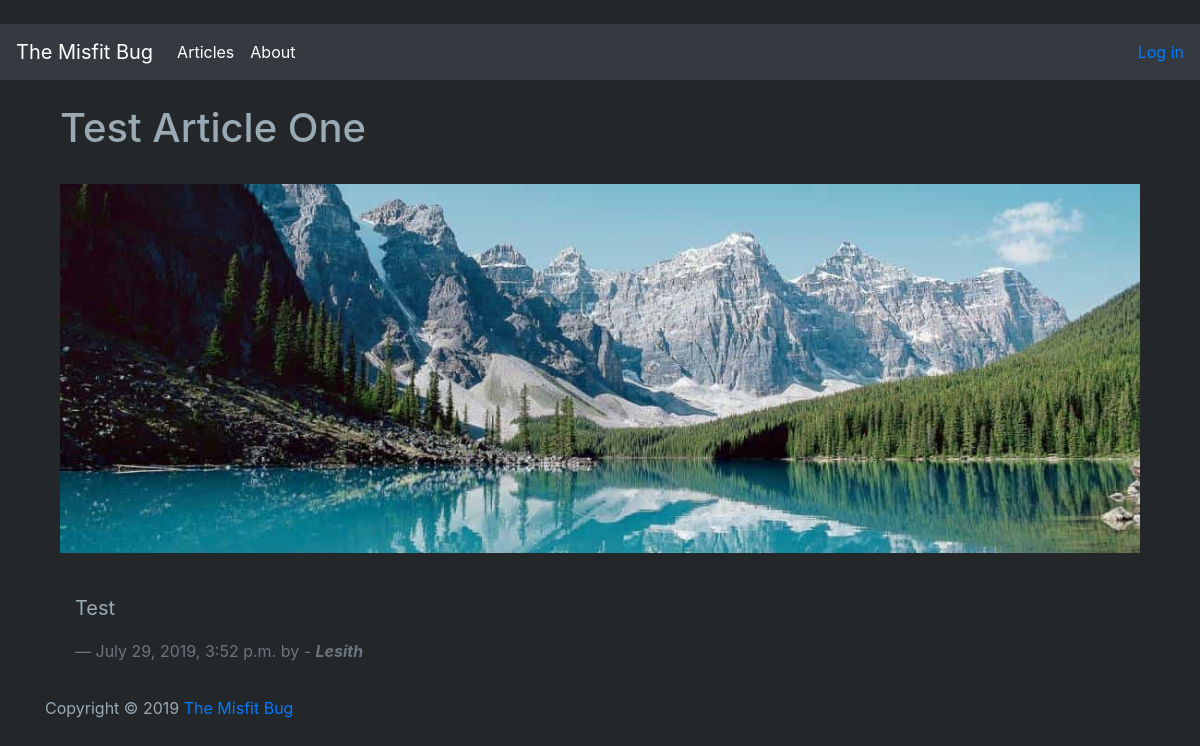
/articles/1/, run on the app's committed database.
### articles/models.py (models this page shows, shortened)
class Article(models.Model):
    title = models.CharField(max_length=50)
    body = HTMLField()  # TinyMCE Rich Text Field
    author = models.ForeignKey(User, default=None, on_delete=models.CASCADE)    # From Django User Management
    image = models.ImageField(default='default.png', blank=True, upload_to=get_image_path)
    last_updated = models.DateTimeField(auto_now=True)
    ACTIVE_INACTIVE_CHOICES = [
    (True, 'Active'),
    (False, 'Inactive'),
    ]
    featured = models.BooleanField(
        choices=ACTIVE_INACTIVE_CHOICES,
        default=True,
    )

### articles/views.py (the view)
# urls.py: path('articles/<int:pk>/', views.ArticleDetailView.as_view(), name='article_detail'),
class ArticleDetailView(DetailView):
    model = models.Article
    template_name = 'article_detail.html'

### templates/article_detail.html (shortened to what this page needs)
{% extends 'base.html' %}
{% block content %}
    <div class="container">
        <br />
        <h1>{{ object.title }}</h1>
        <br />
        <img src="{{ object.image.url }}" class="img-fluid" alt="Responsive image">
        <br /><br />
        <div class="container">
            <blockquote class="blockquote">
              <p class="lead">{{ object.body|safe }}</p>
              <footer class="blockquote-footer">{{ object.last_updated }} by - <cite title="Source Title" style="font-weight:bolder">{{ object.author|capfirst }}</cite></footer>
            </blockquote>
        </div>
    </div>
{% endblock %}

### templates/base.html (style rules this page uses)
body { background: #23272A !important; }
p, h1, h2, h3, h4, h5, h6, label, td, th { color: #99AAB5 !important; }

### data on the page
Article: title "Test Article One", image (placeholder picture), body "Test", last_updated "July 29, 2019, 3:52 p.m.", author "Lesith"
